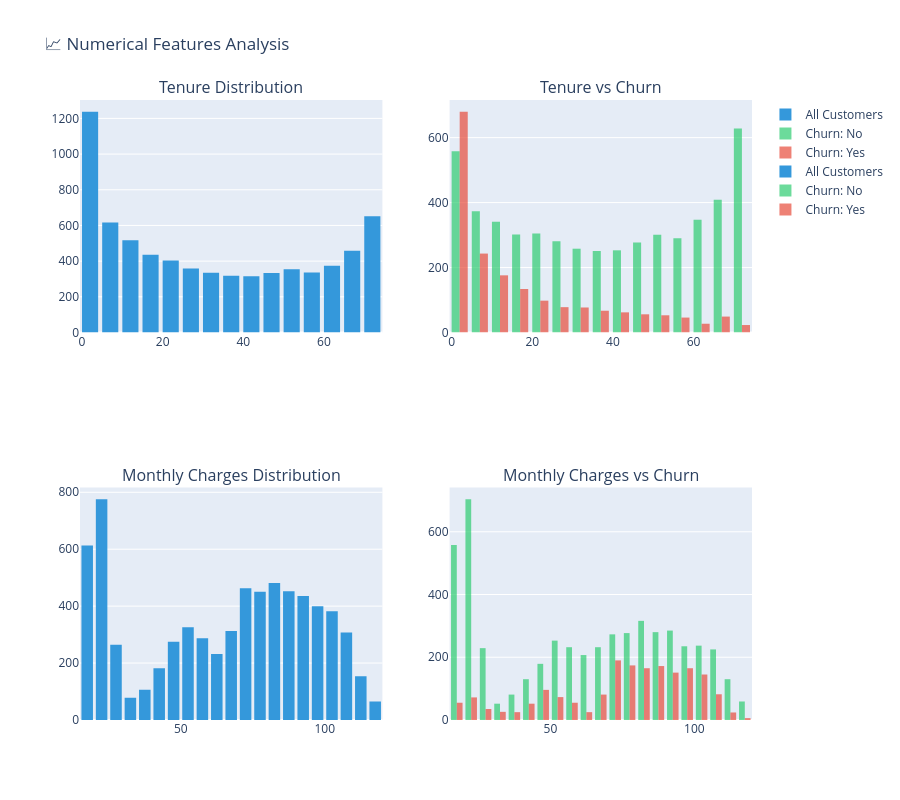

Write notebook code for a chart like this one.
### Markdown cell above
### 7. Numerical Features Analysis
### Tenure analysis

### Code cell
fig = make_subplots(
    rows=2, cols=2,
    subplot_titles=('Tenure Distribution', 'Tenure vs Churn',
                   'Monthly Charges Distribution', 'Monthly Charges vs Churn')
)

# Tenure distribution
fig.add_trace(
    go.Histogram(x=df['tenure'], nbinsx=30, name='All Customers',
                 marker_color='#3498db'),
    row=1, col=1
)

# Tenure by churn
for churn_status, color in [('No', '#2ecc71'), ('Yes', '#e74c3c')]:
    subset = df[df['Churn'] == churn_status]
    fig.add_trace(
        go.Histogram(x=subset['tenure'], nbinsx=30, name=f'Churn: {churn_status}',
                     marker_color=color, opacity=0.7),
        row=1, col=2
    )

# Monthly charges distribution
fig.add_trace(
    go.Histogram(x=df['MonthlyCharges'], nbinsx=30, name='All Customers',
                 marker_color='#3498db'),
    row=2, col=1
)

# Monthly charges by churn
for churn_status, color in [('No', '#2ecc71'), ('Yes', '#e74c3c')]:
    subset = df[df['Churn'] == churn_status]
    fig.add_trace(
        go.Histogram(x=subset['MonthlyCharges'], nbinsx=30,
                     name=f'Churn: {churn_status}',
                     marker_color=color, opacity=0.7),
        row=2, col=2
    )

fig.update_layout(title_text="📈 Numerical Features Analysis", height=800)
fig.show()

print("\n⏰ CRITICAL INSIGHT:")
print("• 50% of churn happens in first 12 months!")
print("• High monthly charges (>$70) correlate with higher churn")

### Figure 1 — Plotly figure (JSON) as saved in the notebook; plotly's stock layout.template omitted (floating-point values rounded to 4 significant figures; data arrays with more than 128 entries replaced by an {"elided": "..."} marker saying what was removed)
{"data": [{"marker": {"color": "#3498db"}, "name": "All Customers", "nbinsx": 30, "type": "histogram", "x": {"elided": "7043 int values"}, "xaxis": "x", "yaxis": "y"}, {"marker": {"color": "#2ecc71"}, "name": "Churn: No", "nbinsx": 30, "opacity": 0.7, "type": "histogram", "x": {"elided": "5174 int values"}, "xaxis": "x2", "yaxis": "y2"}, {"marker": {"color": "#e74c3c"}, "name": "Churn: Yes", "nbinsx": 30, "opacity": 0.7, "type": "histogram", "x": {"elided": "1869 int values"}, "xaxis": "x2", "yaxis": "y2"}, {"marker": {"color": "#3498db"}, "name": "All Customers", "nbinsx": 30, "type": "histogram", "x": {"elided": "7043 float values"}, "xaxis": "x3", "yaxis": "y3"}, {"marker": {"color": "#2ecc71"}, "name": "Churn: No", "nbinsx": 30, "opacity": 0.7, "type": "histogram", "x": {"elided": "5174 float values"}, "xaxis": "x4", "yaxis": "y4"}, {"marker": {"color": "#e74c3c"}, "name": "Churn: Yes", "nbinsx": 30, "opacity": 0.7, "type": "histogram", "x": {"elided": "1869 float values"}, "xaxis": "x4", "yaxis": "y4"}], "layout": {"annotations": [{"font": {"size": 16}, "showarrow": false, "text": "Tenure Distribution", "x": 0.225, "xanchor": "center", "xref": "paper", "y": 1, "yanchor": "bottom", "yref": "paper"}, {"font": {"size": 16}, "showarrow": false, "text": "Tenure vs Churn", "x": 0.775, "xanchor": "center", "xref": "paper", "y": 1, "yanchor": "bottom", "yref": "paper"}, {"font": {"size": 16}, "showarrow": false, "text": "Monthly Charges Distribution", "x": 0.225, "xanchor": "center", "xref": "paper", "y": 0.375, "yanchor": "bottom", "yref": "paper"}, {"font": {"size": 16}, "showarrow": false, "text": "Monthly Charges vs Churn", "x": 0.775, "xanchor": "center", "xref": "paper", "y": 0.375, "yanchor": "bottom", "yref": "paper"}], "height": 800, "title": {"text": "📈 Numerical Features Analysis"}, "xaxis": {"anchor": "y", "domain": [0, 0.45]}, "xaxis2": {"anchor": "y2", "domain": [0.55, 1]}, "xaxis3": {"anchor": "y3", "domain": [0, 0.45]}, "xaxis4": {"anchor": "y4", "domain": [0.55, 1]}, "yaxis": {"anchor": "x", "domain": [0.625, 1]}, "yaxis2": {"anchor": "x2", "domain": [0.625, 1]}, "yaxis3": {"anchor": "x3", "domain": [0, 0.375]}, "yaxis4": {"anchor": "x4", "domain": [0, 0.375]}}}
